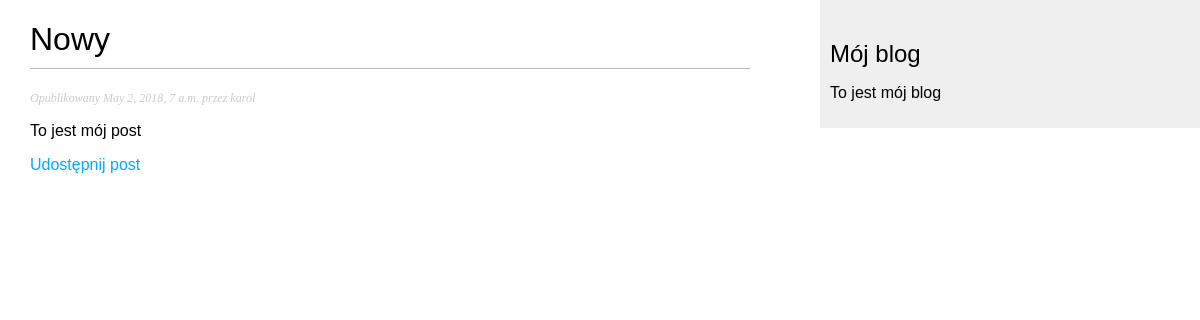
Screenshot of /blog/2018/05/02/nowy/ with the database file from the repository.
### blog/models.py (models this page shows, shortened)
class Post(models.Model):
    objects = models.Manager()
    published = PublishedManager()
    STATUS_CHOICES = (
        ('draft', 'Roboczy'),
        ('published', 'Opublikowany'),
    )
    title = models.CharField(max_length=250)
    slug = models.SlugField(max_length=250, unique_for_date='publish')
    author = models.ForeignKey(User, related_name='blog_posts',on_delete=models.CASCADE,)
    body = models.TextField()
    publish = models.DateTimeField(default=timezone.now)
    created = models.DateTimeField(auto_now_add=True)
    updated = models.DateTimeField(auto_now=True)
    status = models.CharField(max_length=10, choices=STATUS_CHOICES, default='draft')
    class Meta:
        ordering = ('-publish',)

### blog/views.py (the view)
def post_detail(request, year, month, day, post):
    post = get_object_or_404(Post, slug=post,
                             status = 'published',
                             publish__year = year,
                             publish__month = month,
                             publish__day = day)
    return render(request, 'blog/post/detail.html', {'post': post})

### blog/templates/blog/post/detail.html (shortened to what this page needs)
{% extends "blog/base.html" %}
{% block content %}
  <h1>{{ post.title }}</h1>
  <p class="date">
    Opublikowany {{ post.publish }} przez {{ post.author }}
  </p>
  {{ post.body|linebreaks }}
  <p>
    <a href="{% url "blog:post_share" post.id %}">
        Udostępnij post
    </a>
  </p>
{% endblock %}

### blog/static/css/blog.css (style rules this page uses)
body { margin:0; padding:0; font-family:helvetica, sans-serif; }
a { color:#00abff; text-decoration:none; }
h1 { font-weight:normal; border-bottom:1px solid #bbb; padding:0 0 10px 0; }
p.date { color:#ccc; font-family: georgia, serif; font-size: 12px; font-style: italic; }

### rows the page displays
Post: title "Nowy", publish "May 2, 2018, 7 a.m.", author "karol", body "To jest mój post"
